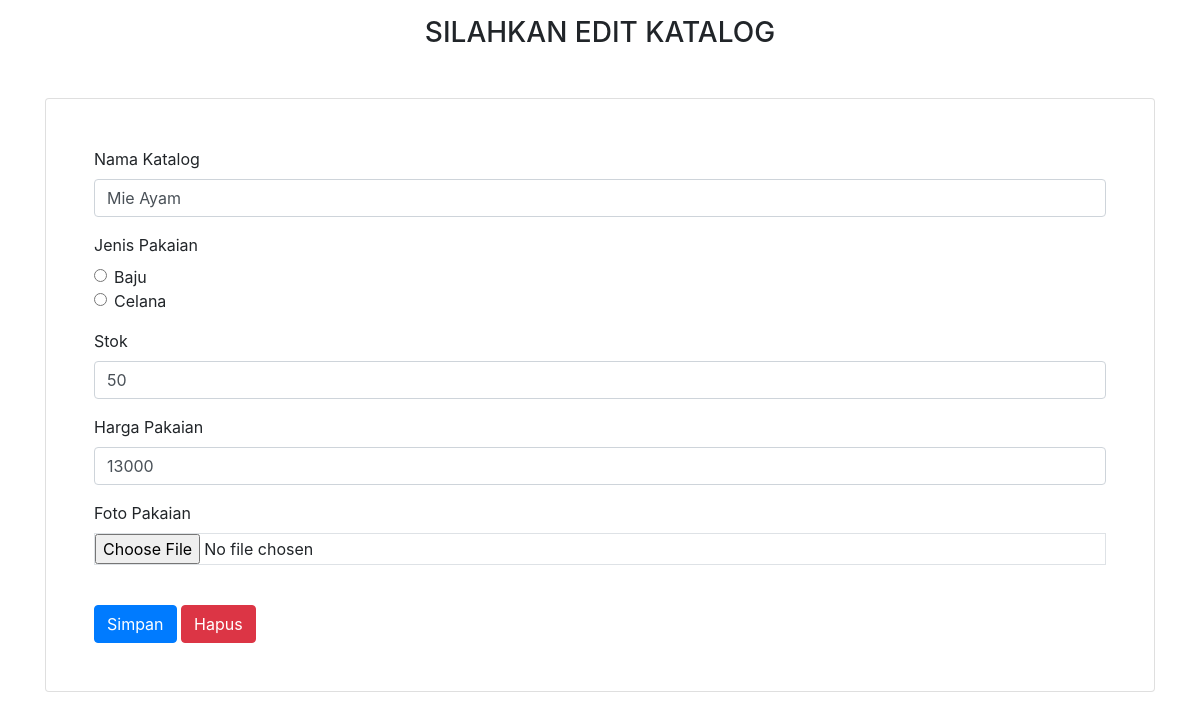
/pages/control/admin/edit_menu.php?id_menu=7, run on an earlier commit of the app's database.
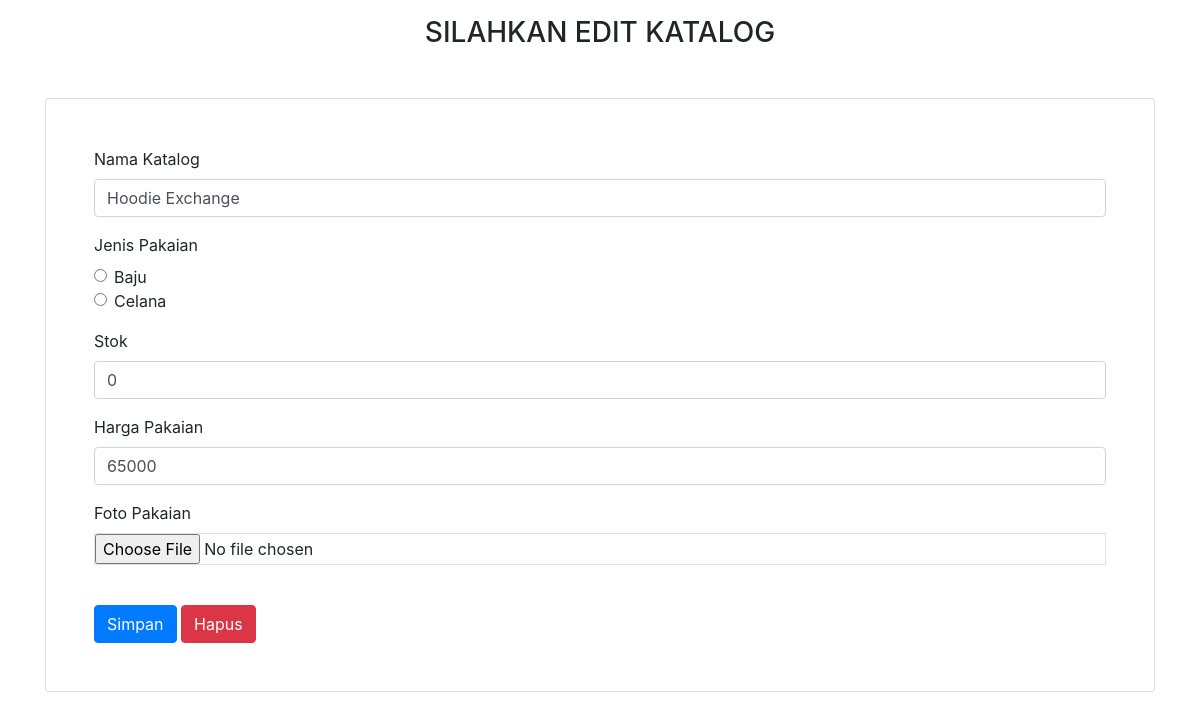
And on a later commit of the database.
### tables this page shows
CREATE TABLE `produk` (
  `id_menu` int(50) NOT NULL,
  `nama_menu` varchar(50) NOT NULL,
  `jenis_menu` varchar(50) NOT NULL,
  `stok` int(50) NOT NULL,
  `harga` int(50) NOT NULL,
  `gambar` varchar(100) NOT NULL
);

### pages/control/admin/edit_menu.php (the view, shortened to what this page needs)
<?php
include('../koneksi.php');
$id_menu = $_GET['id_menu'];
$ambil = mysqli_query($koneksi, "SELECT * FROM produk WHERE id_menu='$id_menu'");
$result = mysqli_fetch_all($ambil, MYSQLI_ASSOC);
?>
<!doctype html>
<html lang="en">
  <head>
    <link rel="stylesheet" href="https://stackpath.bootstrapcdn.com/bootstrap/4.4.1/css/bootstrap.min.css">
    <link rel="stylesheet" type="text/css" href="../../../fontawesome/css/all.min.css">
    <link rel="stylesheet" type="text/css" href="../../../css/bootstrap.min.css">
  </head>
  <body>
  <div class="container">
    <h3 class="text-center mt-3 mb-5">SILAHKAN EDIT KATALOG</h3>
    <div class="card p-5 mb-5">
      <form method="POST" action="edit.php" enctype="multipart/form-data">
        <div class="form-group">
          <label for="menu1">Nama Katalog</label>
          <input type="text" class="form-control" id="menu1" name="nama_menu" value="<?php echo $result[0]['nama_menu'] ?>">
        </div>
        <div class="form-group">
          <label for="#">Jenis Pakaian</label>
          <div class="form-check">
            <label class="form-check-label">
              <input type="radio" class="form-check-input" name="jenis_menu" value="Makanan">Baju
            </label>
          </div>
          <div class="form-check">
            <label class="form-check-label">
              <input type="radio" class="form-check-input" value="Minuman" name="jenis_menu">Celana
            </label>
          </div>
         </div>
        <div class="form-group">
          <label for="stok1">Stok</label>
          <input type="text" class="form-control" id="stok1" name="stok" value="<?php echo $result[0]['stok'] ?>">
        </div>
        <div class="form-group">
          <label for="harga1">Harga Pakaian</label>
          <input type="text" class="form-control" id="harga1" name="harga" value="<?php echo $result[0]['harga'] ?>">
        </div>
        <div class="form-group">
          <label for="gambar">Foto Pakaian</label>
          <input type="file" class="form-control-file border" id="gambar" name="gambar">
        </div><br>
        <button type="submit" class="btn btn-primary" name="tambah">Simpan</button>
        <button type="reset" class="btn btn-danger" name="reset">Hapus</button>
  </div>
  </div>
  </body>
</html>

What changed in the data, as far as the page shows it:
changed produk: nama_menu "Mie Ayam" → "Hoodie Exchange"; stok "50" → "0"; harga "13000" → "65000"
